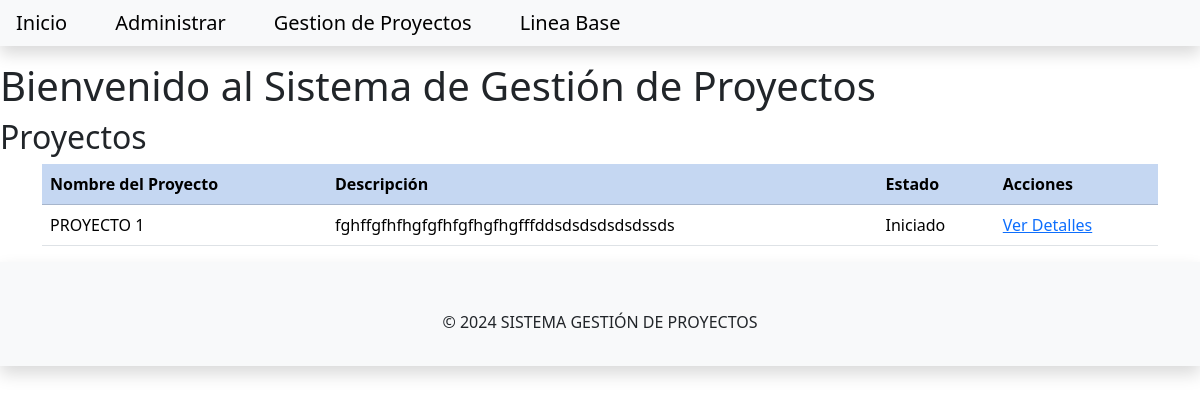
The page / on the database its author committed.
### gestionproyecto/models.py (models this page shows, shortened)
class Proyecto(models.Model):
    nombre = models.CharField(max_length=100)
    descripcion = models.TextField()
    fecha_inicio = models.DateField()
    fecha_fin = models.DateField()
    estado = models.IntegerField(choices=ESTADO, default=0)
    fecha_creacion = models.DateTimeField(auto_now_add=True)
    fecha_modificacion = models.DateTimeField(auto_now=True)
    acta_constitucion = models.OneToOneField(to='gestionproyecto.ActaConstitucion', on_delete=models.CASCADE, null=True, blank=True)
    interesados = models.ManyToManyField(to=Interesado, blank=True)
    comunicaciones = models.ManyToManyField(to=Comunicacion, blank=True)
    riesgos = models.ManyToManyField(to=Riesgo, blank=True)
    alcances = models.ManyToManyField(to=Alcance, blank=True)
    slug = models.SlugField(unique=True, max_length=200, blank=True)

### cuadrointegralsite/views.py (the view)
# urls.py: path('', views.HomeView.as_view(), name='home'),
class HomeView(generic.ListView):
    queryset = Proyecto.objects.all().order_by('nombre')
    template_name = 'index.html'
    context_object_name = 'proyecto_list'

### templates/index.html
{% extends 'base.html' %}
{% block content %}
    <h1>Bienvenido al Sistema de Gestión de Proyectos</h1>
    <h2> Proyectos </h2>
    <div class="container">
           <table class="table table-striped" >
        <tr class="table-primary">
            <th>Nombre del Proyecto</th>
            <th>Descripción</th>
            <th>Estado</th>
            <th>Acciones</th>
        </tr>
        {% for proyecto in proyecto_list %}
        <tr>
            <td>{{ proyecto.nombre }}</td>
            <td>{{ proyecto.descripcion }}</td>
            <td>{{  proyecto.get_estado_display  }}</td>
            <td><a href="{% url 'proyecto_view' proyecto.slug %}">Ver Detalles</a></td>
        </tr>
        {% endfor %}
    </table>
    </div>
{% endblock content %}

### rows shown on the page
Proyecto: nombre "PROYECTO 1", descripcion "fghffgfhfhgfgfhfgfhgfhgfffddsdsdsdsdsdssds", estado "Iniciado"
